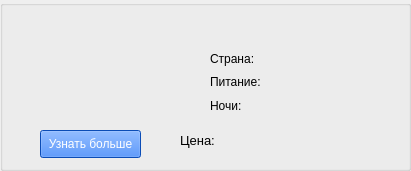
  <widget class="QGroupBox" name="groupBox_3">
   <property name="geometry">
    <rect>
     <x>550</x>
     <y>520</y>
     <width>411</width>
     <height>171</height>
    </rect>
   </property>
   <property name="title">
    <string/>
   </property>
   <widget class="QLabel" name="picture_6">
    <property name="geometry">
     <rect>
      <x>20</x>
      <y>20</y>
      <width>131</width>
      <height>101</height>
     </rect>
    </property>
    <property name="text">
     <string/>
    </property>
   </widget>
   <widget class="QLabel" name="name_6">
    <property name="geometry">
     <rect>
      <x>160</x>
      <y>10</y>
      <width>241</width>
      <height>31</height>
     </rect>
    </property>
    <property name="font">
     <font>
      <family>Segoe Print</family>
      <pointsize>11</pointsize>
      <underline>true</underline>
     </font>
    </property>
    <property name="text">
     <string/>
    </property>
   </widget>
   <widget class="QPushButton" name="pushButton_4">
    <property name="geometry">
     <rect>
      <x>40</x>
      <y>130</y>
      <width>101</width>
      <height>28</height>
     </rect>
    </property>
    <property name="styleSheet">
     <string notr="true">color: white;
background-color:rgb(15, 107, 255)</string>
    </property>
    <property name="text">
     <string>Узнать больше</string>
    </property>
   </widget>
   <widget class="QLabel" name="country_6">
    <property name="geometry">
     <rect>
      <x>270</x>
      <y>50</y>
      <width>121</width>
      <height>16</height>
     </rect>
    </property>
    <property name="text">
     <string/>
    </property>
   </widget>
   <widget class="QLabel" name="meals_6">
    <property name="geometry">
     <rect>
      <x>270</x>
      <y>70</y>
      <width>121</width>
      <height>20</height>
     </rect>
    </property>
    <property name="text">
     <string/>
    </property>
   </widget>
   <widget class="QLabel" name="label_14">
    <property name="geometry">
     <rect>
      <x>180</x>
      <y>120</y>
      <width>51</width>
      <height>41</height>
     </rect>
    </property>
    <property name="font">
     <font>
      <pointsize>10</pointsize>
     </font>
    </property>
    <property name="text">
     <string>Цена:</string>
    </property>
    <property name="textFormat">
     <enum>Qt::AutoText</enum>
    </property>
   </widget>
   <widget class="QLabel" name="nights_6">
    <property name="geometry">
     <rect>
      <x>270</x>
      <y>96</y>
      <width>121</width>
      <height>20</height>
     </rect>
    </property>
    <property name="text">
     <string/>
    </property>
   </widget>
   <widget class="QLabel" name="price_6">
    <property name="geometry">
     <rect>
      <x>240</x>
      <y>120</y>
      <width>161</width>
      <height>41</height>
     </rect>
    </property>
    <property name="font">
     <font>
      <family>Segoe Print</family>
      <pointsize>10</pointsize>
     </font>
    </property>
    <property name="text">
     <string/>
    </property>
   </widget>
   <widget class="QWidget" name="layoutWidget_3">
    <property name="geometry">
     <rect>
      <x>210</x>
      <y>50</y>
      <width>56</width>
      <height>64</height>
     </rect>
    </property>
    <layout class="QVBoxLayout" name="verticalLayout_4">
     <item>
      <widget class="QLabel" name="label_15">
       <property name="text">
        <string>Страна:</string>
       </property>
      </widget>
     </item>
     <item>
      <widget class="QLabel" name="label_16">
       <property name="text">
        <string>Питание:</string>
       </property>
      </widget>
     </item>
     <item>
      <widget class="QLabel" name="label_17">
       <property name="text">
        <string>Ночи:</string>
       </property>
      </widget>
     </item>
    </layout>
   </widget>
   <widget class="QPushButton" name="pushButton_30">
    <property name="geometry">
     <rect>
      <x>160</x>
      <y>10</y>
      <width>231</width>
      <height>31</height>
     </rect>
    </property>
    <property name="font">
     <font>
      <underline>true</underline>
     </font>
    </property>
    <property name="styleSheet">
     <string notr="true">border: 0.3 px solid white;
background-color:rgba(255, 0, 0, 0)</string>
    </property>
    <property name="text">
     <string/>
    </property>
   </widget>
  </widget>
